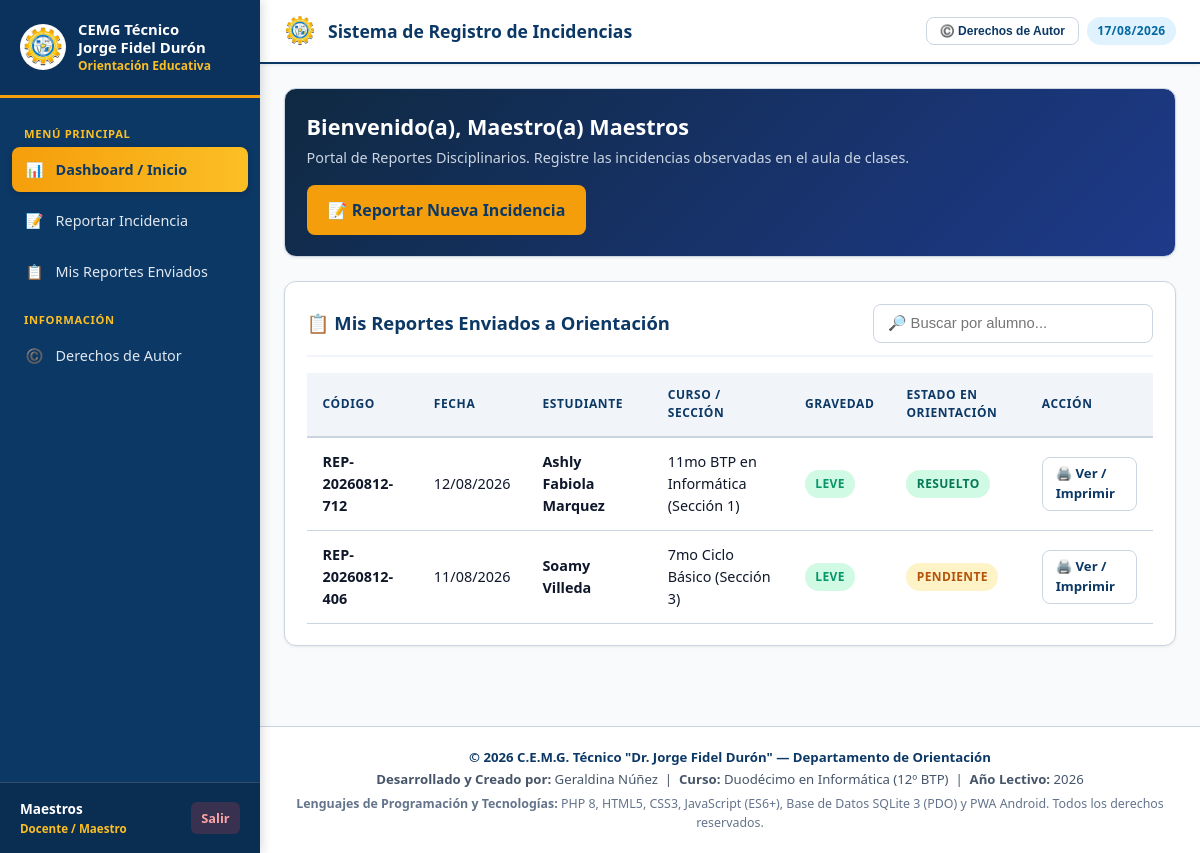
Page /index.php?action=dashboard (signed in) on the committed database.
### tables this page shows
CREATE TABLE incident_reports (
                id INTEGER PRIMARY KEY AUTOINCREMENT,
                report_code TEXT UNIQUE NOT NULL,
                student_id INTEGER NOT NULL REFERENCES students(id) ON DELETE CASCADE,
                reporter_user_id INTEGER NOT NULL REFERENCES users(id),
                report_date DATE DEFAULT (DATE('now', 'localtime')),
                report_time TIME DEFAULT (TIME('now', 'localtime')),
                observations TEXT,
                severity_level TEXT CHECK(severity_level IN ('Leve', 'Grave', 'Muy Grave')) DEFAULT 'Leve',
                status TEXT CHECK(status IN ('Pendiente', 'Citatorio Enviado', 'Atendido en Orientación', 'Compromiso Firmado', 'Sanción Aplicada', 'Resuelto')) DEFAULT 'Pendiente',
                created_at DATETIME DEFAULT CURRENT_TIMESTAMP
            , custom_reporter_name TEXT);

CREATE TABLE students (
                id INTEGER PRIMARY KEY AUTOINCREMENT,
                student_code TEXT UNIQUE,
                identity_num TEXT UNIQUE,
                full_name TEXT NOT NULL,
                gender TEXT CHECK(gender IN ('M', 'F')),
                birth_date DATE,
                course_id INTEGER REFERENCES courses(id) ON DELETE SET NULL,
                guardian_name TEXT,
                guardian_phone TEXT,
                guardian_address TEXT,
                documents_submitted TEXT,
                status TEXT DEFAULT 'activo',
                created_at DATETIME DEFAULT CURRENT_TIMESTAMP
            );

CREATE TABLE courses (
                id INTEGER PRIMARY KEY AUTOINCREMENT,
                grade TEXT NOT NULL,          -- e.g. 7mo, 8vo, 9no, 10mo, 11mo, 12mo
                modality TEXT NOT NULL,       -- e.g. Ciclo Básico, BTP en Informática, BTP en Electromecánica, BTP en Desarrollo Agroforestal
                section_name TEXT NOT NULL,   -- e.g. Sección 1, Sección 2, Sección 3
                created_at DATETIME DEFAULT CURRENT_TIMESTAMP,
                UNIQUE(grade, modality, section_name)
            );

### views/dashboard_docente.php (the view)
<?php
require_once __DIR__ . '/header.php';
$userId = $_SESSION['user_id'];
$db = Database::getInstance()->getConnection();
$stmt = $db->prepare("
    SELECT r.*, s.full_name as student_name, c.grade, c.modality, c.section_name
    FROM incident_reports r
    JOIN students s ON r.student_id = s.id
    LEFT JOIN courses c ON s.course_id = c.id
    WHERE r.reporter_user_id = ?
    ORDER BY r.created_at DESC
");
$stmt->execute([$userId]);
$myReports = $stmt->fetchAll();
?>
<div class="card" style="background: linear-gradient(135deg, #0f2942 0%, #1e3a8a 100%); color: white; margin-bottom: 1.5rem;">
    <div style="display: flex; align-items: center; justify-content: space-between; flex-wrap: wrap; gap: 1rem;">
        <div>
            <h2 style="font-size: 1.35rem; font-weight: 800;">Bienvenido(a), Maestro(a) <?= htmlspecialchars($_SESSION['full_name']) ?></h2>
            <p style="color: #cbd5e1; font-size: 0.9rem; margin-top: 0.25rem;">
                Portal de Reportes Disciplinarios. Registre las incidencias observadas en el aula de clases.
            </p>
        </div>
        <a href="index.php?action=crear_incidencia" class="btn btn-secondary" style="padding: 0.75rem 1.25rem; font-size: 1rem;">
            📝 Reportar Nueva Incidencia
        </a>
    </div>
</div>
<div class="card">
    <div class="card-header">
        <div class="card-title">📋 Mis Reportes Enviados a Orientación</div>
        <input type="text" class="form-control live-search-input" data-table="table-my-reports" placeholder="🔎 Buscar por alumno..." style="max-width: 280px;">
    </div>
    <div class="table-responsive">
        <table class="table" id="table-my-reports">
            <thead>
                <tr>
                    <th>Código</th>
                    <th>Fecha</th>
                    <th>Estudiante</th>
                    <th>Curso / Sección</th>
                    <th>Gravedad</th>
                    <th>Estado en Orientación</th>
                    <th>Acción</th>
                </tr>
            </thead>
            <tbody>
                <?php if (empty($myReports)): ?>
                    <tr>
                        <td colspan="7" style="text-align: center; color: var(--text-muted); padding: 2rem;">
                            Usted aún no ha registrado ningún reporte disciplinario.
                        </td>
                    </tr>
                <?php else: ?>
                    <?php foreach ($myReports as $rep): ?>
                        <tr>
                            <td><strong><?= htmlspecialchars($rep['report_code']) ?></strong></td>
                            <td><?= date('d/m/Y', strtotime($rep['report_date'])) ?></td>
                            <td><strong><?= htmlspecialchars($rep['student_name']) ?></strong></td>
                            <td>
                                <?= htmlspecialchars($rep['grade'] ?? '') ?>
                                <?= htmlspecialchars($rep['modality'] ?? '') ?>
                                (<?= htmlspecialchars($rep['section_name'] ?? '') ?>)
                            </td>
                            <td>
                                <span class="badge badge-<?= strtolower(str_replace(' ', '-', $rep['severity_level'])) ?>">
                                    <?= htmlspecialchars($rep['severity_level']) ?>
                                </span>
                            </td>
                            <td>
                                <span class="badge badge-<?= strtolower(str_replace(' ', '-', $rep['status'])) ?>">
                                    <?= htmlspecialchars($rep['status']) ?>
                                </span>
                            </td>
                            <td>
                                <a href="index.php?action=reporte_estudiante&id=<?= $rep['id'] ?>" class="btn btn-outline btn-sm">
                                    🖨️ Ver / Imprimir
                                </a>
                            </td>
                        </tr>
                    <?php endforeach; ?>
                <?php endif; ?>
            </tbody>
        </table>
    </div>
</div>
<?php require_once __DIR__ . '/footer.php'; ?>

### assets/css/style.css (style rules this page uses)
:root { --primary: #0c3866; --primary-hover: #08284a; --primary-light: #eff6ff; --secondary: #f59e0b; --secondary-hover: #d97706; --secondary-light: #fef3c7; --yellow-accent: #fbbf24; --accent: #0284c7; --success: #059669; --success-bg: #d1fae5; --warning: #d97706; --warning-bg: #fef3c7; --danger: #dc2626; --danger-bg: #fee2e2; --info: #0284c7; --info-bg: #e0f2fe; --bg-main: #f8fafc; --bg-card: #ffffff; --text-main: #0f172a; --text-muted: #475569; --border: #cbd5e1; --font-family: system-ui, -apple-system, BlinkMacSystemFont, 'Segoe UI', Roboto, Helvetica, Arial, sans-serif; --shadow-sm: 0 1px 3px 0 rgba(0, 0, 0, 0.08); --shadow-md: 0 4px 6px -1px rgba(0, 0, 0, 0.12), 0 2px 4px -1px rgba(0, 0, 0, 0.07); --shadow-lg: 0 10px 15px -3px rgba(0, 0, 0, 0.15), 0 4px 6px -2px rgba(0, 0, 0, 0.08); --radius: 12px; --radius-sm: 8px; }
* { box-sizing: border-box; margin: 0; padding: 0; }
body { font-family: var(--font-family); background-color: var(--bg-main); color: var(--text-main); line-height: 1.5; min-height: 100vh; }
.card { background-color: var(--bg-card); border-radius: var(--radius); border: 1px solid var(--border); box-shadow: var(--shadow-sm); padding: 1.35rem; margin-bottom: 1.5rem; }
.card-header { display: flex; align-items: center; justify-content: space-between; margin-bottom: 1rem; padding-bottom: 0.75rem; border-bottom: 2px solid #f1f5f9; }
.card-title { font-size: 1.15rem; font-weight: 800; color: var(--primary); }
.btn { display: inline-flex; align-items: center; justify-content: center; gap: 0.5rem; padding: 0.65rem 1.25rem; font-size: 0.9rem; font-weight: 700; border-radius: var(--radius-sm); border: 1px solid transparent; cursor: pointer; text-decoration: none; transition: all 0.2s ease; }
.btn-secondary { background-color: var(--secondary); color: var(--primary); font-weight: 800; }
.btn-outline { background-color: #ffffff; border-color: var(--border); color: var(--primary); }
.btn-sm { padding: 0.4rem 0.8rem; font-size: 0.825rem; }
.form-control { width: 100%; padding: 0.65rem 0.85rem; font-size: 0.925rem; border: 1.5px solid var(--border); border-radius: var(--radius-sm); background-color: #ffffff; color: var(--text-main); transition: border-color 0.2s; }
.table-responsive { width: 100%; overflow-x: auto; }
.table { width: 100%; border-collapse: collapse; text-align: left; font-size: 0.9rem; }
.table th { background-color: #f1f5f9; color: var(--primary); font-weight: 800; text-transform: uppercase; font-size: 0.75rem; letter-spacing: 0.05em; padding: 0.85rem 1rem; border-bottom: 2px solid var(--border); }
.table td { padding: 0.85rem 1rem; border-bottom: 1px solid var(--border); vertical-align: middle; }
.badge { display: inline-block; padding: 0.3rem 0.65rem; font-size: 0.75rem; font-weight: 800; border-radius: 9999px; text-transform: uppercase; letter-spacing: 0.03em; }
.badge-leve { background-color: var(--success-bg); color: var(--success); }
.badge-pendiente { background-color: #fef3c7; color: #b45309; }
.badge-resuelto { background-color: #d1fae5; color: #047857; }

### rows in the picture
incident_reports: report_code "REP-20260812-712", report_date "12/08/2026", student.full_name "Ashly Fabiola Marquez", courses.grade "11mo", courses.modality "BTP en Informática", courses.section_name "Sección 1", severity_level "LEVE", status "RESUELTO"
incident_reports: report_code "REP-20260812-406", report_date "11/08/2026", student.full_name "Soamy Villeda", courses.grade "7mo", courses.modality "Ciclo Básico", courses.section_name "Sección 3", severity_level "LEVE", status "PENDIENTE"

### other values in the picture
$fullName "Maestros"
$roleName "Docente / Maestro"
$_SESSION['full_name'] "Maestros"
